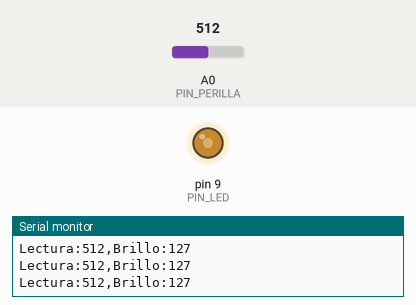
This sketch was run on a simulated Arduino Uno, built with avr-gcc and run on an emulated ATmega328P. On the bench: output pins drawn as LEDs (lit = HIGH), the last lines printed to the serial monitor. The test bench sets the inputs (shaded band); at power-on: A0 (PIN_PERILLA) = 512.

Above: at 1.2 s.
1.3 s: A0 (PIN_PERILLA) set to 111
At 2.1 s:
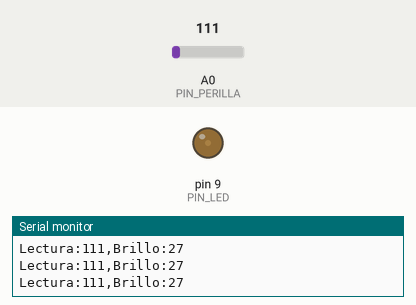
2.8 s: A0 (PIN_PERILLA) set to 94
At 3.9 s:
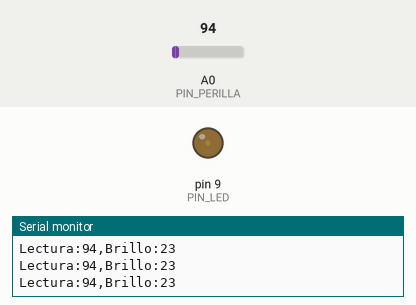
4.3 s: A0 (PIN_PERILLA) set to 716
At 5.5 s:
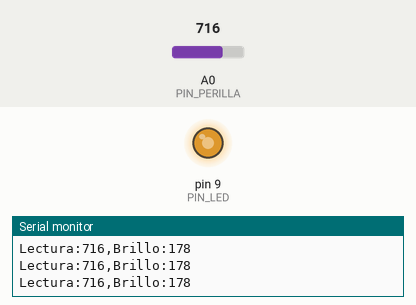
5.8 s: A0 (PIN_PERILLA) set to 44
At 6.8 s:
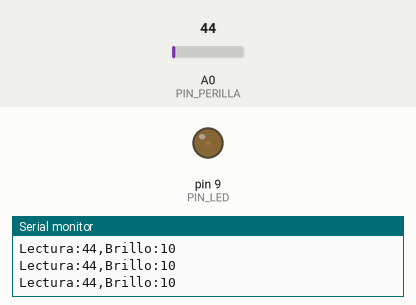
7.3 s: A0 (PIN_PERILLA) set to 36
At 8.5 s:
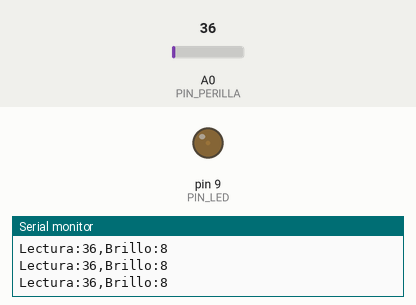
8.8 s: A0 (PIN_PERILLA) set to 900
At 10.2 s:
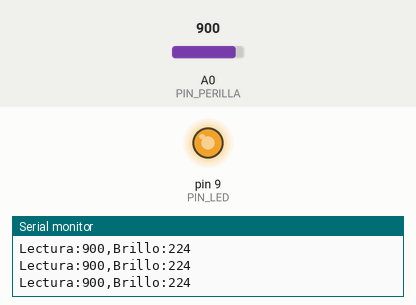
Timing chart, 0 to 11.3 s (numbered marks = the images above; inputs shaded):
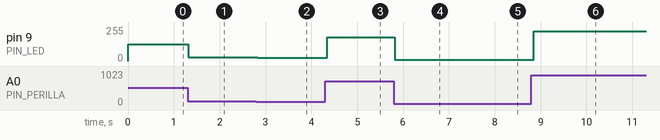

The sketch:

P10_perilla_brillo.ino
```cpp
/*
  P10 · Perilla que controla el brillo de un LED              Sesión 5
  ------------------------------------------------------------------
  Qué hace: al girar el potenciómetro, el LED brilla más o menos.

  Conexiones (las de P09 y el LED del Paso 0):
    Potenciómetro   extremo -> 5 V ; centro -> A0 ; otro extremo -> GND
    LED             pin 9 -> resistencia 220 ohm -> LED (pata larga +) ; pata corta -> GND
                    (usamos el pin 9 porque tiene el símbolo ~ : permite PWM)

  Ideas clave:
    - Arduino no puede dar 2.5 V en un pin digital. Usa PWM: enciende y apaga el pin
      muy rápido (unas 490 veces por segundo). Si pasa más tiempo encendido, el LED
      parece más brillante. analogWrite(pin, 0 a 255) elige qué porción del tiempo
      está encendido.
    - Solo los pines con ~ hacen PWM en el UNO: 3, 5, 6, 9, 10 y 11.
    - analogWrite no tiene nada que ver con los pines analógicos A0 a A5: esos solo LEEN.
    - map() cambia un número de una escala a otra: de 0-1023 (lectura) a 0-255 (PWM).
      map(valor, desdeMin, desdeMax, haciaMin, haciaMax)

  Cómo verlo: Herramientas -> Serial Plotter (velocidad 9600) dibuja dos líneas:
  "Lectura" (0 a 1023) y "Brillo" (0 a 255). Tienen la misma forma, en distinta escala.
  También se lee bien en el Monitor Serie.

  Retos:  - Haz que la perilla controle el brillo al revés.
          - Haz que el LED solo se encienda cuando la perilla pase de la mitad.
          - Haz que el brillo nunca baje de 20 ni suba de 200.
          - Cambia el LED por otro color. ¿Se ve igual de brillante?
          - Desafío: un LED que "respira" solo, sin perilla (con for).
*/

const int PIN_PERILLA = A0;
const int PIN_LED = 9;          // pin con ~ (PWM)

void setup() {
  pinMode(PIN_LED, OUTPUT);
  Serial.begin(9600);
}

void loop() {
  int lectura = analogRead(PIN_PERILLA);          // 0 a 1023
  int brillo = map(lectura, 0, 1023, 0, 255);     // 0 a 255
  analogWrite(PIN_LED, brillo);

  Serial.print("Lectura:");                       // formato nombre:valor, para el Serial Plotter
  Serial.print(lectura);
  Serial.print(",Brillo:");
  Serial.println(brillo);
  delay(50);
}
```

Measured:
- after the input at 1.3 s, pin 9 (PIN_LED): 127/255 → 27/255 at once
- after the input at 2.8 s, pin 9 (PIN_LED): 27/255 → 23/255 at once
- after the input at 4.3 s, pin 9 (PIN_LED): 23/255 → 178/255 after 0.05 s
- after the input at 5.8 s, pin 9 (PIN_LED): 178/255 → 10/255 at once
- after the input at 7.3 s, pin 9 (PIN_LED): 10/255 → 8/255 at once
- after the input at 8.8 s, pin 9 (PIN_LED): 8/255 → 224/255 after 0.05 s
